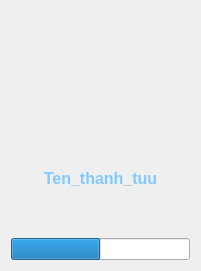
   <widget class="QFrame" name="Achievement_layout_3">
    <property name="geometry">
     <rect>
      <x>570</x>
      <y>170</y>
      <width>201</width>
      <height>271</height>
     </rect>
    </property>
    <property name="styleSheet">
     <string notr="true">#Achievement_layout{
	border :3px solid white;
	border-radius: 15px;
}

</string>
    </property>
    <layout class="QVBoxLayout" name="Achievement_Layout_3">
     <item>
      <widget class="QLabel" name="achieviement_pic_3">
       <property name="text">
        <string/>
       </property>
       <property name="textFormat">
        <enum>Qt::AutoText</enum>
       </property>
       <property name="pixmap">
        <pixmap>icon_pack/achievement.png</pixmap>
       </property>
       <property name="scaledContents">
        <bool>true</bool>
       </property>
      </widget>
     </item>
     <item>
      <widget class="QLabel" name="ten_thanh_tuu_3">
       <property name="font">
        <font>
         <family>MS Shell Dlg 2</family>
         <pointsize>12</pointsize>
         <weight>75</weight>
         <italic>false</italic>
         <bold>true</bold>
        </font>
       </property>
       <property name="styleSheet">
        <string notr="true">font: 600  &quot;Bahnschrift&quot;;
background-color:none;
color:rgb(129, 201, 255);
align-items: center;</string>
       </property>
       <property name="text">
        <string>Ten_thanh_tuu</string>
       </property>
       <property name="alignment">
        <set>Qt::AlignCenter</set>
       </property>
      </widget>
     </item>
     <item>
      <widget class="QProgressBar" name="progressBar_3">
       <property name="styleSheet">
        <string notr="true">#progressBar {
    border: 2px solid #2196F3;
    border-radius: 5px;
    background-color: #E0E0E0;
}
#progressBar::chunk {
    background-color: #2196F3;
    width: 10px; 
    margin: 0.5px;
	textVisible: False;
}</string>
       </property>
       <property name="value">
        <number>50</number>
       </property>
       <property name="textVisible">
        <bool>false</bool>
       </property>
       <property name="orientation">
        <enum>Qt::Horizontal</enum>
       </property>
       <property name="textDirection">
        <enum>QProgressBar::BottomToTop</enum>
       </property>
      </widget>
     </item>
    </layout>
   </widget>
